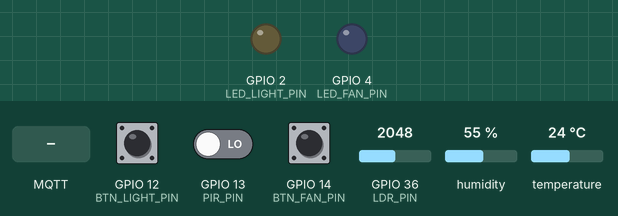
Bench run of a program on a simulated ESP32. Parts: output pins drawn as LEDs (lit = HIGH). The inputs (shaded band) are chosen by the test bench; at power-on: GPIO 12 (BTN_LIGHT_PIN) HIGH, GPIO 14 (BTN_FAN_PIN) HIGH, GPIO 13 (PIR_PIN) LOW, GPIO 36 (LDR_PIN) = 2048, humidity 55 %, temperature 24 °C. WiFi joins after 1.5 s; servers stay silent unless stated; random numbers use the default seed unless the program sets one; no MQTT or app messages arrive unless stated; what the program prints to the serial monitor is not drawn.

Above: at 2.7 s.
2.8 s: GPIO 12 (BTN_LIGHT_PIN) pulled LOW for 0.15 s
At 3.2 s:
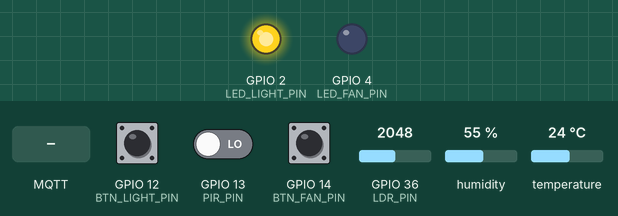
4.4 s: GPIO 14 (BTN_FAN_PIN) pulled LOW for 0.15 s
At 5.6 s:
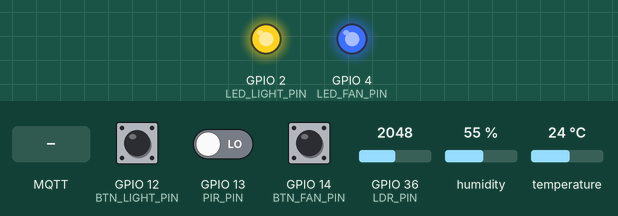
6.0 s: MQTT message "{" arrives on the first subscribed topic
At 6.4 s:
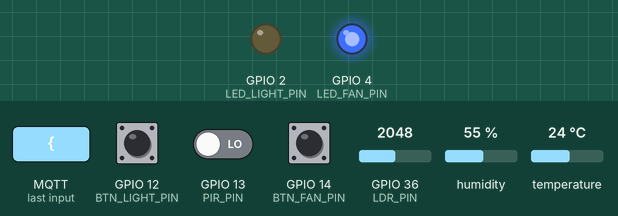
7.5 s: GPIO 12 (BTN_LIGHT_PIN) pulled LOW for 1 s
At 8.1 s:
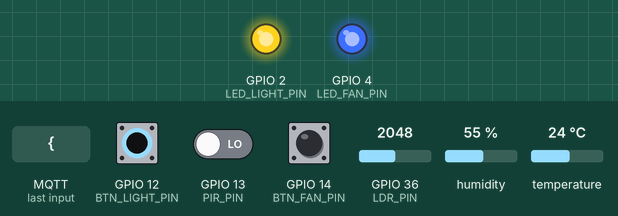
10.0 s: GPIO 14 (BTN_FAN_PIN) pulled LOW for 1 s
At 11.3 s:
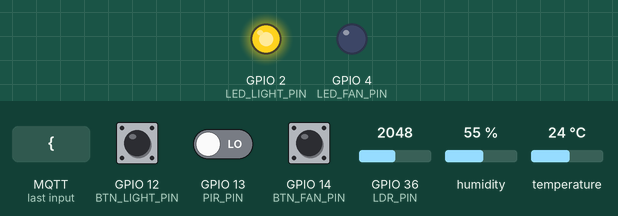
12.5 s: GPIO 14 (BTN_FAN_PIN) pulled LOW for 3.2 s
At 13.1 s:
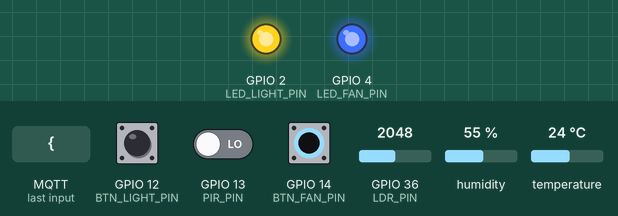
Timing chart, 0 to 15.5 s (numbered marks = the images above; inputs shaded):
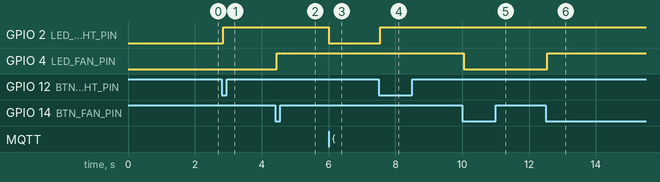

The program:

main.cpp
```cpp
#include <Arduino.h>
#include <WiFi.h>
#include <PubSubClient.h>
#include <DHT.h>
#include <ArduinoJson.h>

// ============================================================================
// 1. CẤU HÌNH WIFI & MQTT BROKER
// ============================================================================
const char* WIFI_SSID     = "Wokwi-GUEST";
const char* WIFI_PASSWORD = "";

const char* MQTT_BROKER   = "broker.emqx.io";
const int   MQTT_PORT     = 1883;
const char* CHIP_ID       = "QTRUNG000001";

// Các topic chuẩn đồng bộ với Backend Rust (backend/src/main.rs)
const char* TOPIC_LIGHT_BASE    = "smarthome/QTRUNG000001/light";
const char* TOPIC_LIGHT_CTRL    = "smarthome/QTRUNG000001/light/control";
const char* TOPIC_LIGHT_STATE   = "smarthome/QTRUNG000001/light/state";

const char* TOPIC_FAN_BASE      = "smarthome/QTRUNG000001/fan";
const char* TOPIC_FAN_CTRL      = "smarthome/QTRUNG000001/fan/control";
const char* TOPIC_FAN_STATE     = "smarthome/QTRUNG000001/fan/state";

const char* TOPIC_TELEMETRY     = "smarthome/QTRUNG000001/telemetry";
const char* TOPIC_AVAIL         = "smarthome/QTRUNG000001/availability";
const char* TOPIC_DISCOVERY     = "smarthome/discovery";
const char* TOPIC_DISCOVERY_REQ = "smarthome/discovery/request";

// ============================================================================
// 2. KHAI BÁO CHÂN GPIO (KHỚP 100% VỚI diagram.json)
// ============================================================================
#define LED_LIGHT_PIN 2   // LED vàng - Đèn
#define LED_FAN_PIN   4   // LED xanh - Quạt
#define BTN_LIGHT_PIN 12  // Nút nhấn Đèn (INPUT_PULLUP -> GND)
#define BTN_FAN_PIN   14  // Nút nhấn Quạt (INPUT_PULLUP -> GND)
#define DHT_PIN       15  // Cảm biến DHT22
#define DHT_TYPE      DHT22
#define LDR_PIN       36  // Chân VP - Cảm biến ánh sáng LDR (AO)
#define PIR_PIN       13  // Cảm biến chuyển động PIR (OUT)

// ============================================================================
// 3. BIẾN TRẠNG THÁI & ĐỐI TƯỢNG TOÀN CỤC
// ============================================================================
WiFiClient espClient;
PubSubClient mqttClient(espClient);
DHT dht(DHT_PIN, DHT_TYPE);

bool lightState = false;
bool fanState   = false;

// Chống dội nút nhấn không chặn vòng lặp (non-blocking debounce)
bool lastReadingLight = HIGH;
bool stableBtnLight   = HIGH;
unsigned long lastDebounceLightMs = 0;

bool lastReadingFan = HIGH;
bool stableBtnFan   = HIGH;
unsigned long lastDebounceFanMs = 0;

const unsigned long DEBOUNCE_DELAY_MS = 50;

// Timer gửi cảm biến định kỳ & theo dõi chuyển động PIR
unsigned long lastTelemetryMs  = 0;
unsigned long lastReconnectMs  = 0;
bool lastMotionState           = false;

// ============================================================================
// 4. HÀM PHẢN HỒI TRẠNG THÁI (STATE ACK) & BÁO DANH (DISCOVERY)
// ============================================================================
void publishState(const char* stateTopic, bool isOn, const char* source) {
  if (!mqttClient.connected()) return;

  StaticJsonDocument<192> doc;
  doc["is_on"]  = isOn;
  doc["status"] = isOn ? "ON" : "OFF";
  doc["source"] = source;

  char payload[192];
  serializeJson(doc, payload);

  mqttClient.publish(stateTopic, payload, true);
  Serial.printf("🔄 [STATE ACK] %s -> %s\n", stateTopic, payload);
}

void publishDiscovery() {
  if (!mqttClient.connected()) return;

  // Báo danh Đèn
  {
    StaticJsonDocument<256> doc;
    doc["chip_id"]     = CHIP_ID;
    doc["name"]        = "Đèn thông minh";
    doc["device_type"] = "light";
    doc["mqtt_topic"]  = TOPIC_LIGHT_BASE;

    char payload[256];
    serializeJson(doc, payload);
    mqttClient.publish(TOPIC_DISCOVERY, payload, false);
  }

  // Báo danh Quạt
  {
    StaticJsonDocument<256> doc;
    doc["chip_id"]     = CHIP_ID;
    doc["name"]        = "Quạt thông minh";
    doc["device_type"] = "fan";
    doc["mqtt_topic"]  = TOPIC_FAN_BASE;

    char payload[256];
    serializeJson(doc, payload);
    mqttClient.publish(TOPIC_DISCOVERY, payload, false);
  }

  Serial.printf("📢 [DISCOVERY] Đã báo danh chip %s\n", CHIP_ID);
}

// ============================================================================
// 5. HÀM NHẬN LỆNH TỪ MQTT BROKER (WEB / AUTOMATION)
// ============================================================================
bool parseCommandOn(const String& msg) {
  String trimmed = msg;
  trimmed.trim();

  if (trimmed.startsWith("{")) {
    StaticJsonDocument<192> doc;
    if (deserializeJson(doc, trimmed) == DeserializationError::Ok) {
      if (doc.containsKey("is_on")) {
        return doc["is_on"].as<bool>();
      }
      if (doc.containsKey("status")) {
        String st = doc["status"].as<String>();
        st.toUpperCase();
        return (st == "ON" || st == "1" || st == "TRUE");
      }
    }
  }

  trimmed.toUpperCase();
  return (trimmed == "ON" || trimmed == "1" || trimmed == "TRUE");
}

void mqttCallback(char* topic, byte* payload, unsigned int length) {
  String topicStr(topic);
  String msg;
  msg.reserve(length);
  for (unsigned int i = 0; i < length; i++) {
    msg += (char)payload[i];
  }

  Serial.printf("📥 [MQTT CMD] %s -> %s\n", topic, msg.c_str());

  if (topicStr == TOPIC_DISCOVERY_REQ) {
    publishDiscovery();
    return;
  }

  if (topicStr == TOPIC_LIGHT_CTRL) {
    lightState = parseCommandOn(msg);
    digitalWrite(LED_LIGHT_PIN, lightState ? HIGH : LOW);
    publishState(TOPIC_LIGHT_STATE, lightState, "mqtt");
  } else if (topicStr == TOPIC_FAN_CTRL) {
    fanState = parseCommandOn(msg);
    digitalWrite(LED_FAN_PIN, fanState ? HIGH : LOW);
    publishState(TOPIC_FAN_STATE, fanState, "mqtt");
  }
}

// ============================================================================
// 6. KẾT NỐI WIFI & MQTT (CÓ LWT ONLINE/OFFLINE)
// ============================================================================
void connectWiFi() {
  if (WiFi.status() == WL_CONNECTED) return;

  WiFi.mode(WIFI_STA);
  WiFi.begin(WIFI_SSID, WIFI_PASSWORD);
  Serial.print("Đang kết nối WiFi");
  while (WiFi.status() != WL_CONNECTED) {
    delay(300);
    Serial.print(".");
  }
  Serial.printf("\n✅ Đã kết nối WiFi! IP: %s\n", WiFi.localIP().toString().c_str());
}

void ensureMqttConnected() {
  if (mqttClient.connected()) return;

  unsigned long now = millis();
  if (now - lastReconnectMs < 3000) return;
  lastReconnectMs = now;

  String clientId = String("esp32_") + CHIP_ID + "_" + String((uint32_t)esp_random(), HEX);

  // Đăng ký Last Will & Testament (LWT): tự gửi OFFLINE nếu mất kết nối đột ngột
  if (mqttClient.connect(clientId.c_str(), nullptr, nullptr, TOPIC_AVAIL, 1, true, "OFFLINE")) {
    Serial.println("✅ Đã kết nối MQTT Broker!");

    // Báo trạng thái ONLINE (retained)
    mqttClient.publish(TOPIC_AVAIL, "ONLINE", true);

    // Đăng ký nhận lệnh điều khiển & yêu cầu báo danh
    mqttClient.subscribe(TOPIC_LIGHT_CTRL, 1);
    mqttClient.subscribe(TOPIC_FAN_CTRL, 1);
    mqttClient.subscribe(TOPIC_DISCOVERY_REQ, 0);

    // Đồng bộ lại trạng thái hiện tại lên Backend & báo danh thiết bị
    publishState(TOPIC_LIGHT_STATE, lightState, "sync_reconnect");
    publishState(TOPIC_FAN_STATE, fanState, "sync_reconnect");
    publishDiscovery();
  } else {
    Serial.printf("❌ Kết nối MQTT thất bại (rc=%d), thử lại sau 3s...\n", mqttClient.state());
  }
}

// ============================================================================
// 7. ĐỌC NÚT NHẤN VẬT LÝ & CẢM BIẾN MÔI TRƯỜNG
// ============================================================================
void handlePhysicalButtons() {
  unsigned long now = millis();

  // --- Nút nhấn Đèn (GPIO 12) ---
  bool readingLight = digitalRead(BTN_LIGHT_PIN);
  if (readingLight != lastReadingLight) {
    lastDebounceLightMs = now;
  }
  if ((now - lastDebounceLightMs) > DEBOUNCE_DELAY_MS) {
    if (readingLight != stableBtnLight) {
      stableBtnLight = readingLight;
      if (stableBtnLight == LOW) {
        lightState = !lightState;
        digitalWrite(LED_LIGHT_PIN, lightState ? HIGH : LOW);
        Serial.printf("🔘 [BUTTON] Đèn -> %s\n", lightState ? "ON" : "OFF");
        publishState(TOPIC_LIGHT_STATE, lightState, "button");
      }
    }
  }
  lastReadingLight = readingLight;

  // --- Nút nhấn Quạt (GPIO 14) ---
  bool readingFan = digitalRead(BTN_FAN_PIN);
  if (readingFan != lastReadingFan) {
    lastDebounceFanMs = now;
  }
  if ((now - lastDebounceFanMs) > DEBOUNCE_DELAY_MS) {
    if (readingFan != stableBtnFan) {
      stableBtnFan = readingFan;
      if (stableBtnFan == LOW) {
        fanState = !fanState;
        digitalWrite(LED_FAN_PIN, fanState ? HIGH : LOW);
        Serial.printf("🔘 [BUTTON] Quạt -> %s\n", fanState ? "ON" : "OFF");
        publishState(TOPIC_FAN_STATE, fanState, "button");
      }
    }
  }
  lastReadingFan = readingFan;
}

void publishTelemetry(bool motionDetected) {
  if (!mqttClient.connected()) return;

  float temp = dht.readTemperature();
  float hum  = dht.readHumidity();
  if (isnan(temp)) temp = 25.0;
  if (isnan(hum))  hum  = 60.0;

  // Trên Wokwi photoresistor: càng sáng thì giá trị ADC càng thấp
  int rawLdr = analogRead(LDR_PIN);
  int lux    = constrain(map(rawLdr, 4095, 0, 0, 1000), 0, 1000);

  StaticJsonDocument<256> doc;
  doc["temperature"] = round(temp * 10.0) / 10.0;
  doc["humidity"]    = round(hum * 10.0) / 10.0;
  doc["lux"]         = lux;
  doc["motion"]      = motionDetected;

  char payload[256];
  serializeJson(doc, payload);
  mqttClient.publish(TOPIC_TELEMETRY, payload, false);
}

// ============================================================================
// 8. SETUP & LOOP CHÍNH
// ============================================================================
void setup() {
  Serial.begin(115200);

  pinMode(LED_LIGHT_PIN, OUTPUT);
  pinMode(LED_FAN_PIN, OUTPUT);
  digitalWrite(LED_LIGHT_PIN, LOW);
  digitalWrite(LED_FAN_PIN, LOW);

  pinMode(BTN_LIGHT_PIN, INPUT_PULLUP);
  pinMode(BTN_FAN_PIN, INPUT_PULLUP);
  pinMode(PIR_PIN, INPUT);
  pinMode(LDR_PIN, INPUT);

  dht.begin();

  Serial.println("====================================================");
  Serial.printf("ChipID : %s\n", CHIP_ID);
  Serial.printf("Topic light : %s\n", TOPIC_LIGHT_BASE);
  Serial.printf("Topic fan   : %s\n", TOPIC_FAN_BASE);
  Serial.printf("Topic sensor: %s\n", TOPIC_TELEMETRY);
  Serial.println("====================================================");

  connectWiFi();

  mqttClient.setServer(MQTT_BROKER, MQTT_PORT);
  mqttClient.setBufferSize(512); // Tăng buffer để gửi trọn gói JSON Discovery/Telemetry
  mqttClient.setCallback(mqttCallback);
}

void loop() {
  if (WiFi.status() != WL_CONNECTED) {
    connectWiFi();
  }

  ensureMqttConnected();
  mqttClient.loop();

  // 1. Luôn quét nút nhấn tức thì (không bị delay chặn)
  handlePhysicalButtons();

  // 2. Đọc PIR liên tục để phản ứng ngay khi phát hiện chuyển động
  bool currentMotion = (digitalRead(PIR_PIN) == HIGH);
  bool motionRising  = (currentMotion && !lastMotionState);
  lastMotionState    = currentMotion;

  // 3. Gửi telemetry định kỳ mỗi 3 giây hoặc ngay lập tức khi có chuyển động mới
  unsigned long now = millis();
  if (motionRising || (now - lastTelemetryMs >= 3000)) {
    lastTelemetryMs = now;
    publishTelemetry(currentMotion);
  }
}
```

Measured:
- after the input at 2.8 s, GPIO 2 (LED_LIGHT_PIN): LOW → HIGH after 0.05 s
- after the input at 4.4 s, GPIO 4 (LED_FAN_PIN): LOW → HIGH after 0.05 s
- after the input at 6.0 s, GPIO 2 (LED_LIGHT_PIN): HIGH → LOW at once
- after the input at 7.5 s, GPIO 2 (LED_LIGHT_PIN): LOW → HIGH after 0.05 s
- after the input at 10.0 s, GPIO 4 (LED_FAN_PIN): HIGH → LOW after 0.05 s
- after the input at 12.5 s, GPIO 4 (LED_FAN_PIN): LOW → HIGH after 0.05 s
